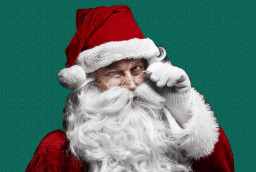
#> input picture lab3/data/santaclaus2.jpg, 256 x 172 px
$ jupyter execute --allow-errors Clustering.ipynb   (shell and % lines are left out)
#> lines starting #> are read from the running program, lines starting #| are printed output that depends on the picture; long printed decimals are rounded
## Clustering: k-means and linkage-based clustering

In this notebook we are going to practice with the k-means and the linkage-based (called "agglomerative" in scikit learn) clustering algorithms.

In particular you are going to implement the k-means algorithm from scratch and to compare the results with the implementation already present in the sklearn library.

[cell 1]
# Load the required packages
# If a package is missing in your setup, install it with 'conda install <package_name>'
# or with 'pip install <package_name>'

import numpy as np
import scipy as sp
import imageio as imio
import matplotlib.pyplot as plt

import sklearn
from sklearn.datasets.samples_generator import make_blobs
from sklearn.cluster import KMeans
from sklearn.datasets import load_sample_image
from skimage import data, color
from matplotlib import colors
from skimage.transform import rescale, resize, downscale_local_mean
from sklearn.metrics import pairwise_distances_argmin


from mpl_toolkits.mplot3d import Axes3D #3d plotting functions
from matplotlib import pyplot
from PIL import Image

from copy import deepcopy  #deepcopy ensures that a copy of all the object data is performed (not just the pointers)

print ('scikit-learn version: ', sklearn.__version__)

[cell 2]
# load the provided images and display them (if you like you can experiment with other images)
image1 = imio.imread('data/santaclaus2.jpg')
#> image1 is the input picture: shape (172, 256, 3); mean R, G, B 86.3, 117.9, 110.9
image2  = imio.imread("data/landscape.jpg")
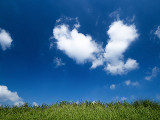
#> input picture lab3/data/landscape.jpg, 160 x 120 px
#> image2 is the input picture: shape (120, 160, 3); mean R, G, B 52.8, 102.5, 142.2
image3  = imio.imread("data/reindeer.jpg")
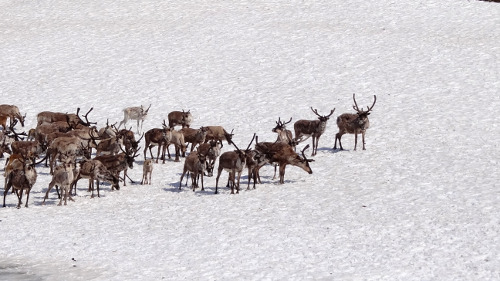
#> input picture lab3/data/reindeer.jpg, 500 x 281 px
#> image3 is the input picture: shape (281, 500, 3); mean R, G, B 205.1, 200.8, 204.1

ax = plt.axes(xticks=[], yticks=[])
ax.imshow(image1)
plt.show()
print("Santa Claus image: ",image1.shape)
#| Santa Claus image:  (172, 256, 3)

ax2 = plt.axes(xticks=[], yticks=[])
ax2.imshow(image2)
plt.show()
print("Landscape image: ",image2.shape)
#| Landscape image:  (120, 160, 3)

ax3 = plt.axes(xticks=[], yticks=[])
ax3.imshow(image3)
plt.show()
print("Reindeer image: ",image3.shape)
#| Reindeer image:  (281, 500, 3)

We are going to start by using the Santa Claus image.

[cell 3]
# reshape the data to a matrix of num_pixels x 3
# (divide by 255 to have colors in [0 1] range for plotting functions of sklearn)

data = image1.reshape(image1.shape[0]*image1.shape[1], 3)/255

print(data.shape)
#| (44032, 3)
print(data)
#> (printed output is left out)

[cell 4]
# Plot the points in the 3-dimensional space with normalized intervals between 0 and 1
# (corresponding to the three channels of the image, i.e. Red Green and Blue)

fig = pyplot.figure()
axis = fig.add_subplot(1, 1, 1, projection="3d")
r, g, b = list(data[:,0]), list(data[:,1]), list(data[:,2])

axis.scatter(r, g, b, c=data, s=5, marker="o")
axis.set_xlabel("Red")
axis.set_ylabel("Green")
axis.set_zlabel("Blue")
pyplot.show()
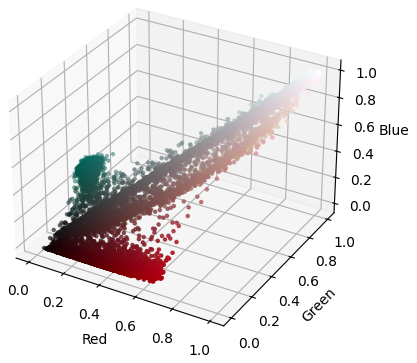
#> figure drawn by matplotlib, 1 panel

Implement the k-means algorithm manually (**do not use the kmeans function of sklearn and do not download implementations from other web sources**). The inputs to the function is the set of vectors to be clustered and the number of clusters. The output must contain the clusters barycenters, a vector associating each data point to the corresponding cluster and the error (value of the cost function) at each iteration.
Additionally, fix a maximum number of iterations of the k-means algorithm (e.g., 50).

Be careful about the initalization, you can use some random points from the training set, or get random values but ensure they are in the proper range. Poor initalizations can lead to the failure of the algorithm (in particular check that no cluster is initialized as empty, otherwise the algorithm can not update it).

[cell 5]
def my_kmeans(points, k, max_iters):

#> called with points = array of shape (44032, 3), k = 3, max_iters = 50
    n = points.shape[0]
#> n = 44032
    # Number of features in the data
    c = points.shape[1]
#> c = 3

    # Generate random centroids
    np.random.seed(ID)
    centroids = np.random.randn(k,c)*np.std(points, axis = 0) + np.mean(points, axis = 0)

    centroids_old = np.zeros(centroids.shape)
    centroids_new = deepcopy(centroids)


    clusters = np.zeros(n)
    distances = np.zeros((n,k))

    error = [np.linalg.norm(centroids_new - centroids_old)]

    iteration=[0]
    while True & iteration[-1]<=max_iters:
        clusters=pairwise_distances_argmin(points, centroids_new)
        #update centroid
        centroids_new = np.array([points[clusters == i].mean(0)
                                for i in range(k)])

        #check for convergence
        if np.all(centroids_old == centroids_new):
            break

        centroids_old = deepcopy(centroids_new)
        error.append(np.linalg.norm(centroids_new - centroids_old))
        iteration.append(iteration[-1]+1)
    return (centroids_new,clusters,error,iteration)

Now try the function you developed on the Santa Claus image with three clusters (k=3).

Then plot the data points in the 3-dimensional space, each point must be coloured based on the membership to one of the clusters. Additionally, plot the respective clusters centroids (use a different shape, size or color to highlight the centroids).

[cell 6]
max_iter=50
nclusters=3
#> (the rest of this cell did not finish here and is left out)

Plot the value of the error versus the number of iterations

#> (a cell that did not finish here is left out)

Now use the k-means function provided in sklearn. Pass to the function the number of clusters and use multiple random initializations (n_init parameter). Go to the documentation page for further details

[cell 8]
kmeans = KMeans(n_clusters=3, max_iter=50,init='random',n_init=10)
skl_kmeans=kmeans.fit(data)
sk_clusters=skl_kmeans.predict(data)
print('SKLEARN KMEANS RESULTS')
sk_kmeans_centers=skl_kmeans.cluster_centers_
#> sk_kmeans_centers = [[0.78, 0.77, 0.768], [0.393, 0.0537, 0.067], [0.0786, 0.395, 0.343]]
print('cluster centers: '+str(sk_kmeans_centers))
#| cluster centers: [[0.7799 0.7704 0.7677 ]
#|  [0.3926 0.05374 0.067]
#|  [0.07856 0.3947 0.3431]]

Perform the same plot as above but with the output of the k-means function provided in sklearn.

[cell 9]
fig = pyplot.figure()
cmap = colors.ListedColormap(sk_kmeans_centers)

axis = fig.add_subplot(1, 1, 1, projection="3d")
axis.set_xlabel("Red")
axis.set_ylabel("Green")
axis.set_zlabel("Blue")

axis.scatter(sk_kmeans_centers[:,0], sk_kmeans_centers[:,1], sk_kmeans_centers[:,2], c='red', s=400, zorder=10)
axis.scatter(r, g, b, marker="o", c=sk_clusters, s=1, cmap=cmap, zorder=0)

pyplot.show()
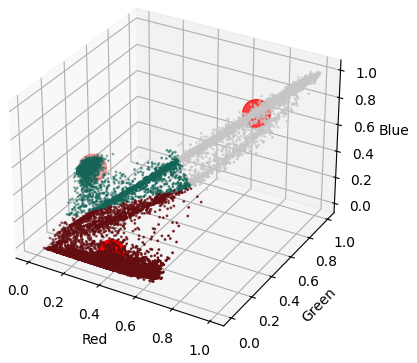
#> figure drawn by matplotlib, 1 panel

Comparing the results obtained with my implementation and with k-means from sklearn it is possible to observe how the two results are compatible,as can be seen from the clusters centers.

Now display the segmented image based on the 3 clusters found above with both the k-means functions by sklearn and your k-means implementation

[cell 10]
from matplotlib import colors
ax = plt.axes(xticks=[], yticks=[])
sk_clusters = sk_clusters.reshape(image1.shape[0],image1.shape[1])
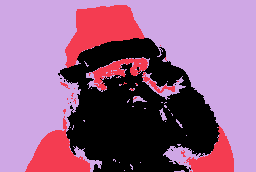
#> sk_clusters: shape (172, 256) int32; 3 distinct labels, from 0 to 2; one colour per label, 0 black
cmap = colors.ListedColormap(sk_kmeans_centers)
ax.imshow(sk_clusters,cmap)
plt.show()
print("Santa Claus image: ",image1.shape)
#| Santa Claus image:  (172, 256, 3)

[cell 11]
ax = plt.axes(xticks=[], yticks=[])
#> (the rest of this cell did not finish here and is left out)

I observe that the main object of the image is still clear, even though we preserved just 3 colors.<br>
I think clustering can be useful to make the image easier to analyze, for example to find boundaries or objects, getting rid of the unnecessary information, like shades, etc.

Now load the landscape image (optional: try also with the reindeer image) and segment it using kmeans with k varying from 2 to 15 clusters. You can use the sklearn implementation.

Then plot the resulting data points in the 3-dimensional space, each point must be colored based on the cluster membership.
Additionally, plot the respective clusters centroids.

[cell 12]
data = image2.reshape(image2.shape[0]*image2.shape[1], 3) / 255
print(data.shape)
#| (19200, 3)
r, g, b = list(data[:,0]), list(data[:,1]), list(data[:,2])
#> r = 19200 values, max 1 at index 6320, min 0 at index 960, mean 0.207; g = 19200 values, max 1 at index 6002, min 0.0588 at index 17105, mean 0.402; b = 19200 values, max 1 at index 4115, min 0 at index 16466, mean 0.558
scores=[]
kk=[]
#> (the rest of this cell did not finish here and is left out)

Plot for different values of k (e.g. k between 2 and 15) the respective error of the kmeans algorithm

[cell 13]
plt.plot(kk,scores)
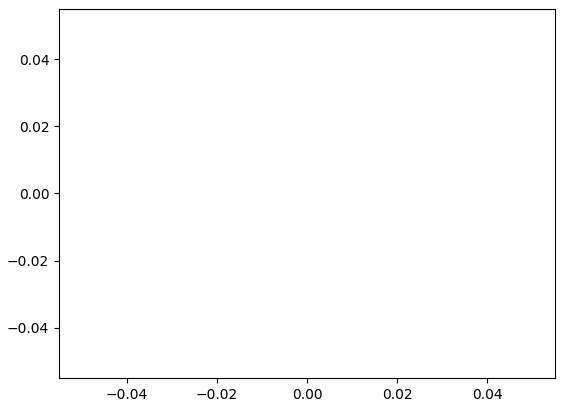
#> figure drawn by matplotlib, 1 panel
